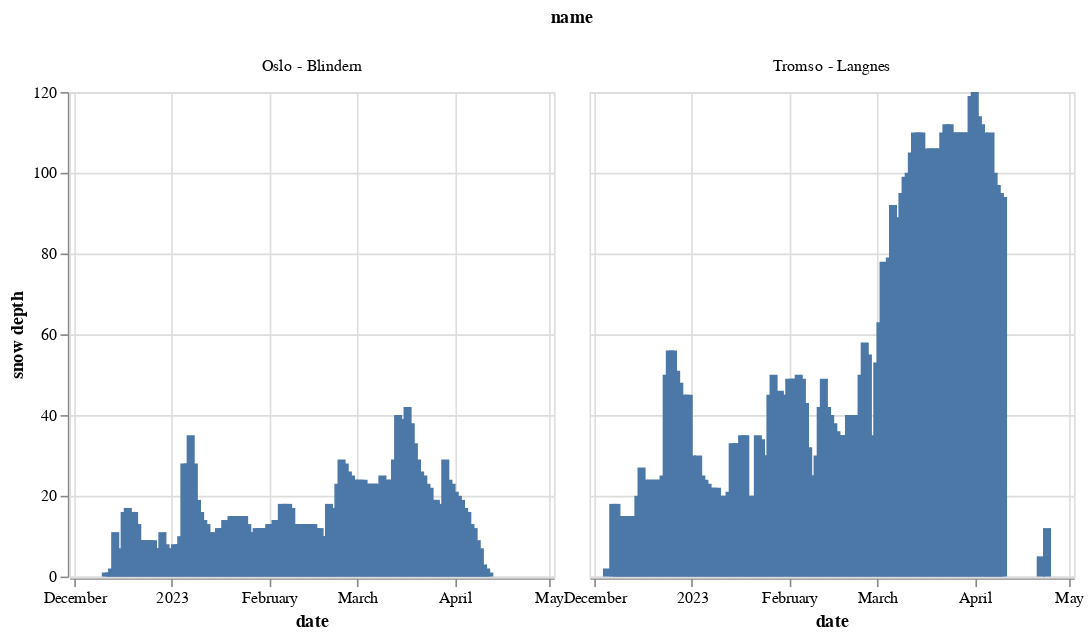

Notebook source saved alongside this figure:
### Code cell
alt.Chart(data).mark_bar().encode(
    x="date",
    y="snow depth",
    column="name",
)

### Figure 1 — Vega-Lite specification as saved in the notebook (floating-point values rounded to 4 significant figures; data arrays with more than 128 entries replaced by an {"elided": "..."} marker saying what was removed)
{"config": {"view": {"continuousWidth": 300, "continuousHeight": 300}}, "data": {"name": "data-3ec17c340b86e1e5c428ccb099babb17"}, "mark": {"type": "bar"}, "encoding": {"column": {"field": "name", "type": "nominal"}, "x": {"field": "date", "type": "temporal"}, "y": {"field": "snow depth", "type": "quantitative"}}, "$schema": "https://vega.github.io/schema/vega-lite/v5.8.0.json", "datasets": {"data-3ec17c340b86e1e5c428ccb099babb17": {"elided": "300 records"}}}
